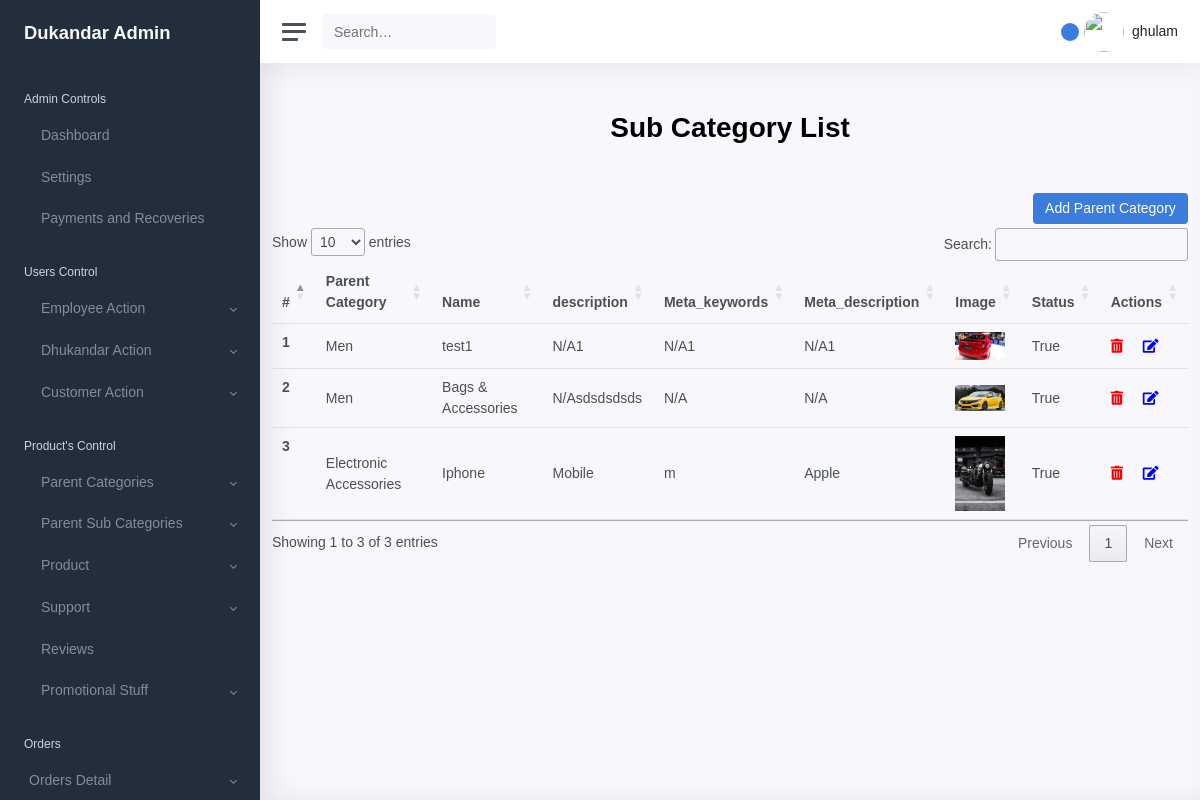
Screenshot of /parent/sub/category/lists (signed in) with the database file from the repository.
### shopkeeper/models/models.py (models this page shows, shortened)
class User(AbstractUser):
    address = models.CharField(max_length=250, null=True)
    user_type = models.CharField(max_length=16,
                                 choices=USER_CHOICES,
                                 default="CUSTOMER")
    block = models.BooleanField(default=False)
    is_active = models.BooleanField(default=True)
    created_at = models.DateTimeField(auto_now_add=True)
    updated_at = models.DateTimeField(auto_now=True)

class SubCategory(models.Model):
    parent = models.ForeignKey(ParentCategory,
                               on_delete=models.CASCADE,
                               null=True)
    name = models.CharField(max_length=100, null=False)
    description = models.TextField(null=True)
    meta_keywords = models.CharField(max_length=255, null=True)
    meta_description = models.CharField(max_length=255, null=True)
    image = models.ImageField(upload_to='product/category/sub')
    is_active = models.BooleanField(default=False)

class ParentCategory(models.Model):
    name = models.CharField(max_length=100, null=False)
    description = models.TextField(null=True)
    meta_keywords = models.CharField(max_length=255, null=True)
    meta_description = models.CharField(max_length=255, null=True)
    image = models.ImageField(upload_to='product/category/parent')
    category_for = models.CharField(choices=CATEGORY_FOR_CHOICES,
                                    max_length=7,
                                    default='RETAIL')
    is_active = models.BooleanField(default=False)

### shopkeeper/views.py (the view)
# urls.py: path('parent/sub/category/lists', sub_categoryList, name='parent_sub_category_list'),
def sub_categoryList(request):
    sub_category_list=SubCategory.objects.all()
    context={
        'sub_category_list':sub_category_list
    }
    return render(request, 'shopkeeper/sub/list.html', context)

### shopkeeper/templates/shopkeeper/sub/list.html (shortened to what this page needs)
{% extends 'shopkeeper/base/base.html' %}
{% load static %}
{% block content %}
<div class="container">
        <h1 class="text-center mt-5 mb-5 font-weight-bold">Sub Category List</h1>
        <div class="row">
          <div class="col-12">
            <a type="submit" href="{% url 'parent_sub_category_setup' %}" class="btn btn-primary float-right mb-1" name="employee">Add
                Parent Category</a>
              <table class="table" id="table_id">
                <thead class="thead-dark">
                <tr>
                    <th scope="col">#</th>
                    <th scope="col">Parent Category</th>
                    <th scope="col">Name</th>
                    <th scope="col">description</th>
                    <th scope="col">Meta_keywords</th>
                    <th scope="col">Meta_description</th>
                    <th scope="col">Image</th>
                     <th scope="col">Status</th>
                     <th scope="col">Actions</th>
                </tr>
                </thead>
                <tbody>
                {% for sub in sub_category_list %}
                    <tr>
                        <th scope="row">{{ forloop.counter }}</th>
                        <td>{{ sub.parent.name }}</td>
                        <td>{{ sub.name }}</td>
                        <td>{{ sub.description }}</td>
                        <td>{{ sub.meta_keywords }}</td>
                        <td>{{ sub.meta_description }}</td>
                        <td>{% if sub.image %}
                            <img src="{{ sub.image.url }}" alt="{{ sub.name }}" width="50">
                            {% else %}
                            {{ sub.image }}
                            {% endif %}
                        </td>
                     <td>{{ sub.is_active }}</td>
                    <td>
                        <a href="{% url 'parent_sub_category_delete' sub.id %}" class="mr-3" data-toggle="tooltip" title="Hooray!"> <i class="fas fa-trash-alt"  style="color:red;"></i></a>
                        <a href="{% url 'parent_sub_category_update'  sub.id %}">  <i class="fas fa-edit" style="color:blue;"></i></a>
                    </td>
                    </tr>
                {% endfor %}
                </tbody>
            </table>
          </div>
        </div>
      </div>
{% endblock %}

### shopkeeper/templates/shopkeeper/base/topNav.html (shortened to what this page needs)
{% load static %}
<nav class="navbar navbar-expand navbar-light navbar-bg">
    <a class="sidebar-toggle d-flex">
      <i class="hamburger align-self-center"></i>
    </a>
    <form class="d-none d-sm-inline-block">
      <div class="input-group input-group-navbar">
        <input type="text" class="form-control" placeholder="Search…" aria-label="Search">
        <button class="btn" type="button">
        </button>
      </div>
    </form>
    <div class="navbar-collapse collapse">
      <ul class="navbar-nav navbar-align">
        <li class="nav-item dropdown">
          <a class="nav-icon dropdown-toggle" href="#" id="alertsDropdown" data-toggle="dropdown">
            <div class="position-relative">
              <span class="indicator">{{ request.user.notifications.unread.count }}</span>
            </div>
          </a>
        </li>
        <li class="nav-item dropdown">
          {% if request.user.is_authenticated %}
          {% if request.user.profile_photo %}
          <a class="nav-link dropdown-toggle d-none d-sm-inline-block" href="#" data-toggle="dropdown">
            <img src="{{ request.user.profile_photo.url }}" class="avatar img-fluid rounded mr-1" alt="Image Error" />
            {% else %}
            <img src="{{ request.user.profile_photo }}"
                             class="avatar img-fluid mr-1 rounded-circle img-responsive" alt=""/>
                             {% endif %}
            <span class="text-dark">{{ request.user.first_name }}</span>
          {% endif %}
        </li>
      </ul>
    </div>
  </nav>

### shopkeeper/templates/shopkeeper/base/base.html (style rules this page uses)
* { font-family: Arial, Helvetica, sans-serif; }

### rows the page displays
User: user.first_name "ghulam"
SubCategory: parent.name "Men", name "test1", description "N/A1", meta_keywords "N/A1", meta_description "N/A1", image (picture), is_active "True"
SubCategory: parent.name "Men", name "Bags & Accessories", description "N/Asdsdsdsds", meta_keywords "N/A", meta_description "N/A", image (picture), is_active "True"
SubCategory: parent.name "Electronic Accessories", name "Iphone", description "Mobile", meta_keywords "m", meta_description "Apple", image (picture), is_active "True"
